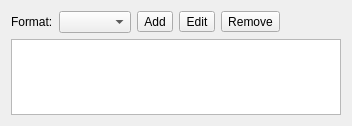
<?xml version="1.0" encoding="UTF-8"?>
<ui version="4.0">
 <class>Mencoder</class>
 <widget class="QWidget" name="Mencoder">
  <property name="geometry">
   <rect>
    <x>0</x>
    <y>0</y>
    <width>352</width>
    <height>126</height>
   </rect>
  </property>
  <property name="windowTitle">
   <string notr="true"/>
  </property>
  <property name="toolTip">
   <string notr="true"/>
  </property>
  <layout class="QFormLayout" name="formLayout_2">
   <property name="sizeConstraint">
    <enum>QLayout::SetNoConstraint</enum>
   </property>
   <property name="fieldGrowthPolicy">
    <enum>QFormLayout::ExpandingFieldsGrow</enum>
   </property>
   <property name="rowWrapPolicy">
    <enum>QFormLayout::WrapLongRows</enum>
   </property>
   <item row="3" column="0">
    <widget class="QLabel" name="label">
     <property name="text">
      <string>Format:</string>
     </property>
     <property name="buddy">
      <cstring>formatCombo</cstring>
     </property>
    </widget>
   </item>
   <item row="3" column="1">
    <layout class="QHBoxLayout" name="horizontalLayout">
     <item>
      <widget class="KComboBox" name="formatCombo">
       <property name="maxVisibleItems">
        <number>15</number>
       </property>
       <property name="sizeAdjustPolicy">
        <enum>QComboBox::AdjustToContents</enum>
       </property>
      </widget>
     </item>
     <item>
      <widget class="QToolButton" name="addButton">
       <property name="toolTip">
        <string>Add</string>
       </property>
       <property name="text">
        <string>Add</string>
       </property>
      </widget>
     </item>
     <item>
      <widget class="QToolButton" name="editButton">
       <property name="toolTip">
        <string>Edit</string>
       </property>
       <property name="text">
        <string>Edit</string>
       </property>
      </widget>
     </item>
     <item>
      <widget class="QToolButton" name="removeButton">
       <property name="toolTip">
        <string>Remove</string>
       </property>
       <property name="text">
        <string>Remove</string>
       </property>
      </widget>
     </item>
    </layout>
   </item>
   <item row="5" column="0" colspan="2">
    <widget class="KTextEdit" name="previewEdit">
     <property name="enabled">
      <bool>true</bool>
     </property>
     <property name="sizePolicy">
      <sizepolicy hsizetype="Preferred" vsizetype="Preferred">
       <horstretch>0</horstretch>
       <verstretch>0</verstretch>
      </sizepolicy>
     </property>
     <property name="maximumSize">
      <size>
       <width>16777215</width>
       <height>16777215</height>
      </size>
     </property>
     <property name="readOnly">
      <bool>true</bool>
     </property>
     <property name="html">
      <string notr="true">&lt;!DOCTYPE HTML PUBLIC &quot;-//W3C//DTD HTML 4.0//EN&quot; &quot;http://www.w3.org/TR/REC-html40/strict.dtd&quot;&gt;
&lt;html&gt;&lt;head&gt;&lt;meta name=&quot;qrichtext&quot; content=&quot;1&quot; /&gt;&lt;style type=&quot;text/css&quot;&gt;
p, li { white-space: pre-wrap; }
&lt;/style&gt;&lt;/head&gt;&lt;body style=&quot; font-family:'Tahoma'; font-size:9pt; font-weight:400; font-style:normal;&quot;&gt;
&lt;p style=&quot;-qt-paragraph-type:empty; margin-top:0px; margin-bottom:0px; margin-left:0px; margin-right:0px; -qt-block-indent:0; text-indent:0px; font-size:8pt;&quot;&gt;&lt;/p&gt;&lt;/body&gt;&lt;/html&gt;</string>
     </property>
    </widget>
   </item>
  </layout>
 </widget>
 <customwidgets>
  <customwidget>
   <class>KComboBox</class>
   <extends>QComboBox</extends>
   <header>kcombobox.h</header>
  </customwidget>
  <customwidget>
   <class>KTextEdit</class>
   <extends>QTextEdit</extends>
   <header>ktextedit.h</header>
  </customwidget>
 </customwidgets>
 <tabstops>
  <tabstop>formatCombo</tabstop>
  <tabstop>addButton</tabstop>
  <tabstop>editButton</tabstop>
  <tabstop>removeButton</tabstop>
  <tabstop>previewEdit</tabstop>
 </tabstops>
 <resources/>
 <connections/>
</ui>
